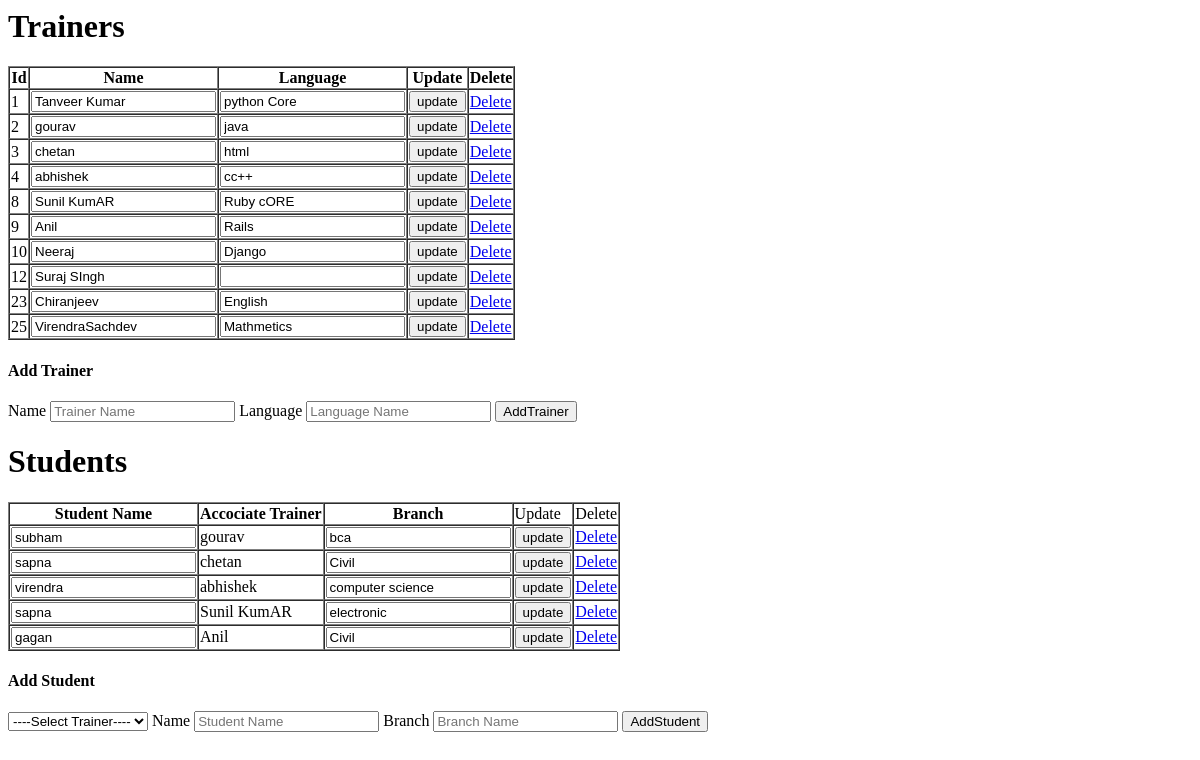
Before: / with the older database file.
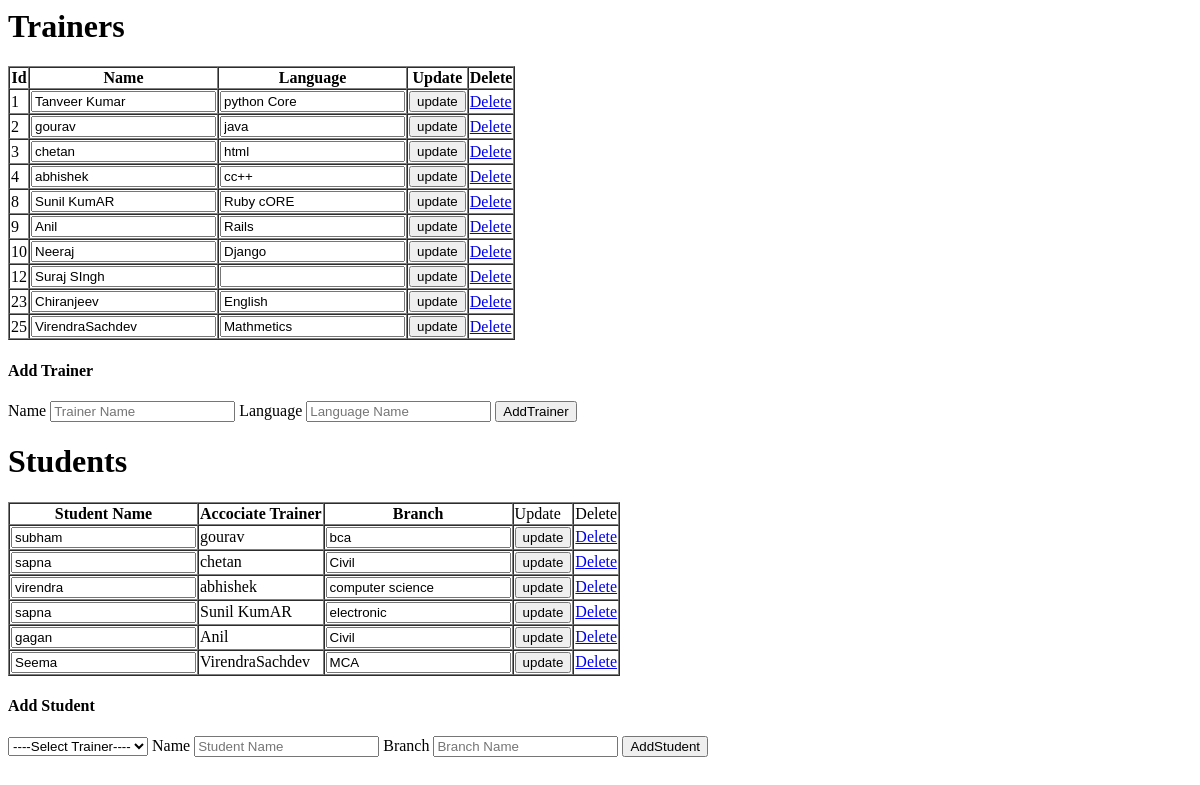
After: the same page with the newer database file.
### home/models.py (models this page shows, shortened)
class Trainer(models.Model):
    name = models.CharField(max_length=20)
    language = models.CharField(max_length=20)
    def __str__(self):
        return self.name

class Student(models.Model):
    trainer = models.OneToOneField(Trainer, primary_key=True, on_delete=models.CASCADE)
    name = models.CharField(max_length=20)
    branch = models.CharField(max_length=20)

### home/views.py (the view)
# urls.py: path('',views.index, name='index'),
def index(request):
    trainers = Trainer.objects.all()
    students = Student.objects.all()
    return render(request, 'index.html',{'trainers':trainers,'students':students})

### templates/index.html (shortened to what this page needs)
<h1>Trainers</h1>
<table border="1px solid" cellspacing='0'>
    <thead>
        <th>Id</th>
        <th>Name</th>
        <th>Language</th>
        <th>Update</th>
				<th>Delete</th>
    </thead>
    <tbody>
        {% for i in trainers %}
        <tr>
            <form action="updatetrainer" method="POST">
							<td>{{i.id}}<input type="hidden" name='id' value="{{i.id}}"/></td>
							<td><input type="text" name="tname" value="{{i.name}}"/></td>
							<td><input type="text" name="lang" value="{{i.language}}"/></td>
							<td><input type="submit" value="update"/></td>
            </form>
						<td><a href="deletetr?id={{i.id}}">Delete</td>
        <tr>
        {% endfor %}
    </tbody>
</table>
<h4>Add Trainer</h4>
<form action="addtrainer" method="post">
    Name <input type="text" name="tname" placeholder="Trainer Name" />
    Language <input type="text" name="lang" placeholder="Language Name" />
    <input type="submit" value="AddTrainer" />
</form>
<h1>Students</h1>
<table border="1px solid" cellspacing='0'>
    <thead>
        <th>Student Name</th>
        <th>Accociate Trainer</th>
        <th>Branch</th>
				<td>Update</td>
				<td>Delete</td>
    </thead>
    <tbody>
        {% for i in students %}
        <tr>
					<form action="updatestudent" method="post">
            <td><input type="text" name="sname" value="{{i.name}}"/></td>
            <td>{{i.trainer}}<input type="hidden" name="tid" value="{{i.trainer_id}}"/></td>
            <td><input type="text" name="branch" value="{{i.branch}}"/></td>
						<td><input type="submit" value="update"/></td>
					</form>
					<td><a href="deletestudent?tid={{i.trainer_id}}">Delete</a></td>
        <tr>
        {% endfor %}
    </tbody>
</table>
<h4>Add Student</h4>
<form action="addstudent" method="post">
    <select name="trainer">
        <option>----Select Trainer----</option>
    </select>
    Name <input type="text" name="sname" placeholder="Student Name" />
    Branch <input type="text" name="branch" placeholder="Branch Name" />
    <input type="submit" value="AddStudent" />
</form>

Changed rows visible on the page:
added Student: sname "Seema", trainer "VirendraSachdev", branch "MCA"
